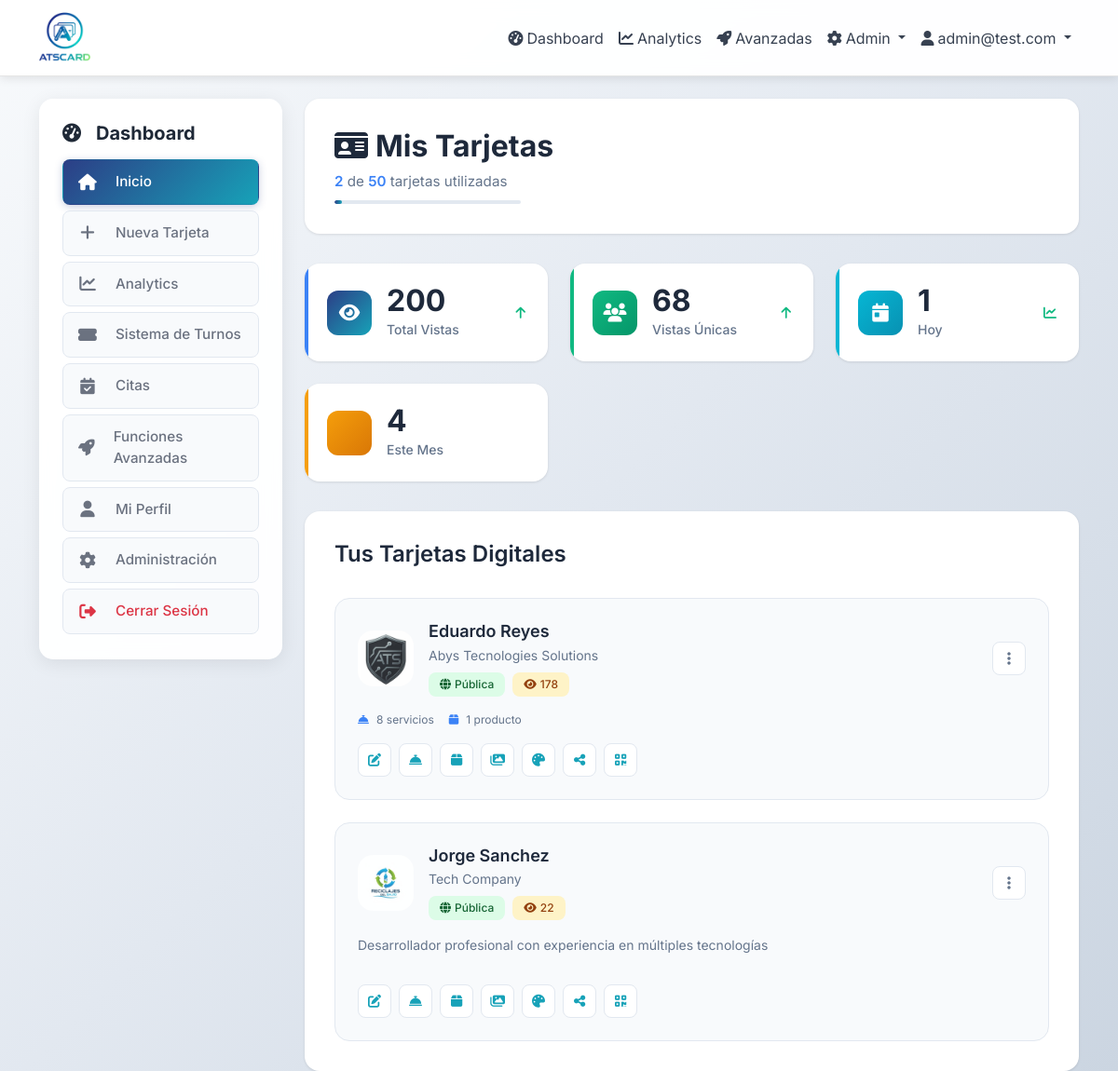
/dashboard/ (signed in), run on the app's committed database.
### app/models.py (models this page shows, shortened)
class User(UserMixin, db.Model):
    id = db.Column(db.Integer, primary_key=True)
    email = db.Column(db.String(120), unique=True, nullable=False, index=True)
    password_hash = db.Column(db.String(255), nullable=False)
    role = db.Column(Enum('admin', 'user', name='user_roles'), default='user', nullable=False)
    is_active = db.Column(db.Boolean, default=True, nullable=False)
    is_approved = db.Column(db.Boolean, default=False)
    approved_at = db.Column(db.DateTime)
    approved_by_id = db.Column(db.Integer)
    is_suspended = db.Column(db.Boolean, default=False)
    suspension_reason = db.Column(db.String(500))
    suspended_at = db.Column(db.DateTime)
    suspended_by_id = db.Column(db.Integer)
    max_cards = db.Column(db.Integer, default=1, nullable=False)
    last_login = db.Column(db.DateTime)
    total_views = db.Column(db.Integer, default=0)
    email_verified = db.Column(db.Boolean, default=False)
    email_verified_at = db.Column(db.DateTime)
    reset_token = db.Column(db.String(255))
    reset_token_expires = db.Column(db.DateTime)
    mobile_token = db.Column(db.String(255), nullable=True, index=True)  # Token para app móvil
    created_at = db.Column(db.DateTime, default=now_utc_for_db)
    updated_at = db.Column(db.DateTime, default=now_utc_for_db, onupdate=now_utc_for_db)
    cards = db.relationship('Card', backref='owner', lazy='dynamic', cascade='all, delete-orphan')
    ticket_system = db.relationship('TicketSystem', backref='owner', uselist=False, cascade='all, delete-orphan')
    def is_admin(self):
        return self.role == 'admin'

class Card(db.Model):
    id = db.Column(db.Integer, primary_key=True)
    owner_id = db.Column(db.Integer, db.ForeignKey('user.id'), nullable=False)
    slug = db.Column(db.String(100), unique=True, nullable=False, index=True)
    title = db.Column(db.String(200))  # e.g., "Lourdes Arellano - Salón & Spa"
    name = db.Column(db.String(100), nullable=False)
    job_title = db.Column(db.String(200))
    company = db.Column(db.String(200))
    phone = db.Column(db.String(20))
    email_public = db.Column(db.String(120))
    website = db.Column(db.String(255))
    location = db.Column(db.String(255))
    bio = db.Column(db.Text)
    theme_id = db.Column(db.Integer, db.ForeignKey('theme.id'), nullable=False)
    is_public = db.Column(db.Boolean, default=True, nullable=False)
    published_at = db.Column(db.DateTime)
    avatar_path = db.Column(db.String(255))  # Legacy - kept for backward compatibility
    avatar_square_path = db.Column(db.String(255))  # Square version for circle/rounded/square
    avatar_rect_path = db.Column(db.String(255))   # Rectangular version for rectangle shape
    require_customer_address = db.Column(db.Boolean, default=False, nullable=False)  # solicitar dirección en citas
    created_at = db.Column(db.DateTime, default=now_utc_for_db)
    updated_at = db.Column(db.DateTime, default=now_utc_for_db, onupdate=now_utc_for_db)
    instagram = db.Column(db.String(255))
    whatsapp_country = db.Column(db.String(10))  # Country code for WhatsApp (e.g., '+34')
    whatsapp = db.Column(db.String(20))  # Phone number without country code
    custom_layout = db.Column(db.Text)  # Store custom layout JSON from visual editor
    facebook = db.Column(db.String(255))
    linkedin = db.Column(db.String(255))
    twitter = db.Column(db.String(255))
    youtube = db.Column(db.String(255))
    tiktok = db.Column(db.String(255))
    telegram = db.Column(db.String(255))
    snapchat = db.Column(db.String(255))
    pinterest = db.Column(db.String(255))
    github = db.Column(db.String(255))
    behance = db.Column(db.String(255))
    dribbble = db.Column(db.String(255))
    primary_social_networks = db.Column(db.Text)
    services = db.relationship('Service', backref='card', lazy='dynamic', cascade='all, delete-orphan')
    products = db.relationship('Product', backref='card', lazy='dynamic', cascade='all, delete-orphan')
    gallery_items = db.relationship('GalleryItem', backref='card', lazy='dynamic', cascade='all, delete-orphan')
    def get_public_url(self):
        return f"/c/{self.slug}"
    def get_total_views(self):
        return self.views.count()
    def get_unique_views(self):
        from sqlalchemy import func
        return db.session.query(func.count(func.distinct(CardView.ip_address))).filter_by(card_id=self.id).scalar() or 0
    def get_views_today(self):
        start_utc, end_utc = get_date_range_utc(days=1)
        return self.views.filter(
            CardView.viewed_at >= start_utc,
            CardView.viewed_at <= end_utc
        ).count()
    def get_views_this_month(self):
        start_utc, end_utc = get_month_range_utc()
        return self.views.filter(
            CardView.viewed_at >= start_utc,
            CardView.viewed_at <= end_utc
        ).count()

### app/dashboard/routes.py (the view)
@bp.route('/')
@login_required
def index():
    cards = current_user.cards.all()
    total_views = sum(card.get_total_views() for card in cards)
    total_unique_views = sum(card.get_unique_views() for card in cards)
    total_views_today = sum(card.get_views_today() for card in cards)
    total_views_this_month = sum(card.get_views_this_month() for card in cards)
    stats = {
        'total_views': total_views,
        'unique_views': total_unique_views,
        'views_today': total_views_today,
        'views_this_month': total_views_this_month,
        'total_cards': len(cards),
        'public_cards': len([c for c in cards if c.is_public])
    }
    user_agent = request.headers.get('User-Agent', '').lower()
    is_mobile = any(keyword in user_agent for keyword in [
        'mobile', 'android', 'iphone', 'ipad', 'ipod', 'blackberry', 'windows phone'
    ])
    if is_mobile:
        return render_template('dashboard/index_pwa.html', cards=cards, stats=stats)
    else:
        return render_template('dashboard/index.html', cards=cards, stats=stats)

### app/templates/dashboard/index.html (shortened to what this page needs)
{% extends "base.html" %}
{% block content %}
<div class="row">
    <div class="col-md-3">
        {% include 'dashboard/_sidebar.html' %}
    </div>
    <div class="col-md-9">
        <div class="dashboard-header">
            <div class="header-content">
                <div class="header-left">
                    <h1 class="dashboard-title">
                        <i class="fas fa-id-card me-2"></i>Mis Tarjetas
                    </h1>
                    <div class="dashboard-subtitle">
                        <span class="card-count">{{ cards|length }}</span> de <span class="card-limit">{{ current_user.max_cards }}</span> tarjetas utilizadas
                        <div class="progress-bar-container">
                            <div class="progress-bar" style="width: {{ (cards|length / current_user.max_cards * 100) }}%"></div>
                        </div>
                    </div>
                </div>
            </div>
        </div>
        {% if cards and stats %}
        <div class="stats-grid">
            <div class="stat-card stat-primary">
                <div class="stat-icon">
                    <i class="fas fa-eye"></i>
                </div>
                <div class="stat-content">
                    <div class="stat-number">{{ stats.total_views }}</div>
                    <div class="stat-label">Total Vistas</div>
                </div>
                <div class="stat-trend">
                    <i class="fas fa-arrow-up"></i>
                </div>
            </div>
            <div class="stat-card stat-success">
                <div class="stat-icon">
                    <i class="fas fa-users"></i>
                </div>
                <div class="stat-content">
                    <div class="stat-number">{{ stats.unique_views }}</div>
                    <div class="stat-label">Vistas Únicas</div>
                </div>
                <div class="stat-trend">
                    <i class="fas fa-arrow-up"></i>
                </div>
            </div>
            <div class="stat-card stat-info">
                <div class="stat-icon">
                    <i class="fas fa-calendar-day"></i>
                </div>
                <div class="stat-content">
                    <div class="stat-number">{{ stats.views_today }}</div>
                    <div class="stat-label">Hoy</div>
                </div>
                <div class="stat-trend">
                    <i class="fas fa-chart-line"></i>
                </div>
            </div>
            <div class="stat-card stat-warning">
                <div class="stat-icon">
                </div>
                <div class="stat-content">
                    <div class="stat-number">{{ stats.views_this_month }}</div>
                    <div class="stat-label">Este Mes</div>
                </div>
            </div>
        </div>
        {% endif %}
        {% if cards %}
        <div class="cards-section">
            <h2 class="section-title">Tus Tarjetas Digitales</h2>
            <div class="cards-grid">
                {% for card in cards %}
                <div class="card-item">
                    <div class="card-header">
                        <div class="card-avatar">
                            {% if card.avatar_path %}
                                <img src="{{ url_for('static', filename='uploads/' + card.avatar_path) }}" alt="{{ card.name }}">
                            {% else %}
                                <div class="avatar-placeholder">
                                    <i class="fas fa-user"></i>
                                </div>
                            {% endif %}
                        </div>
                        <div class="card-info">
                            <h3 class="card-name">{{ card.title or card.name }}</h3>
                            {% if card.company %}
                                <div class="card-company">{{ card.company }}</div>
                            {% endif %}
                            <div class="card-status">
                                {% if card.is_public %}
                                    <span class="status-badge status-active">
                                        <i class="fas fa-globe"></i> Pública
                                    </span>
                                {% else %}
                                    <span class="status-badge status-draft">
                                        <i class="fas fa-lock"></i> Privada
                                    </span>
                                {% endif %}
                                {% if card.is_public and card.get_total_views() > 0 %}
                                    <span class="views-badge">
                                        <i class="fas fa-eye"></i> {{ card.get_total_views() }}
                                    </span>
                                {% endif %}
                            </div>
                        </div>
                        <div class="card-actions">
                            <div class="dropdown">
                                <button class="action-btn" data-bs-toggle="dropdown">
                                    <i class="fas fa-ellipsis-v"></i>
                                </button>
                            </div>
                        </div>
                    </div>
                    {% if card.bio %}
                    <div class="card-description">
                        {{ card.bio[:120] }}{% if card.bio|length > 120 %}...{% endif %}
                    </div>
                    {% endif %}
                    <div class="card-stats">
                        {% if card.services.count() > 0 %}
                            <div class="stat-item">
                                <i class="fas fa-concierge-bell"></i>
                                {{ card.services.count() }} servicio{{ 's' if card.services.count() > 1 }}
                            </div>
                        {% endif %}
                        {% if card.products.count() > 0 %}
                            <div class="stat-item">
                                <i class="fas fa-box"></i>
                                {{ card.products.count() }} producto{{ 's' if card.products.count() > 1 }}
                            </div>
                        {% endif %}
                    </div>
                    <div class="card-quick-actions">
                        <a href="{{ url_for('dashboard.edit_card', id=card.id) }}" class="quick-btn quick-edit">
                            <i class="fas fa-edit"></i>
                        </a>
                        <a href="{{ url_for('dashboard.card_services', id=card.id) }}" class="quick-btn quick-services">
                            <i class="fas fa-concierge-bell"></i>
                        </a>
                        <a href="{{ url_for('dashboard.card_products', id=card.id) }}" class="quick-btn quick-products">
                            <i class="fas fa-box"></i>
                        </a>
                        <a href="{{ url_for('dashboard.card_gallery', id=card.id) }}" class="quick-btn quick-gallery">
                            <i class="fas fa-images"></i>
                        </a>
                        <a href="{{ url_for('dashboard.card_theme', id=card.id) }}" class="quick-btn quick-theme">
                            <i class="fas fa-palette"></i>
                        </a>
                        <a href="{{ url_for('dashboard.card_social_networks', id=card.id) }}" class="quick-btn quick-social">
                            <i class="fas fa-share-alt"></i>
                        </a>
                        <a href="{{ url_for('dashboard.card_qr', id=card.id) }}" class="quick-btn quick-qr">
                            <i class="fas fa-qrcode"></i>
                        </a>
                    </div>
                </div>
                {% endfor %}
            </div>
        </div>
        {% endif %}
        </div>
    </div>
</div>
{% endblock %}

### app/templates/base.html (shortened to what this page needs)
<!DOCTYPE html>
<html lang="es">
<head>
    <link href="https://cdn.jsdelivr.net/npm/bootstrap@5.3.0/dist/css/bootstrap.min.css" rel="stylesheet">
    <link href="https://cdnjs.cloudflare.com/ajax/libs/font-awesome/6.4.0/css/all.min.css" rel="stylesheet">
</head>
<body>
    <nav class="navbar navbar-expand-lg navbar-light mb-4">
        <div class="container">
            <a class="navbar-brand d-flex align-items-center" href="{{ url_for('index') }}">
                <img src="{{ url_for('static', filename='logo/logoNB.png') }}" alt="ATScard" class="navbar-logo me-2">
            </a>
            <div class="collapse navbar-collapse" id="navbarNav">
                <ul class="navbar-nav ms-auto">
                    {% if current_user.is_authenticated %}
                        <li class="nav-item">
                            <a class="nav-link" href="{{ url_for('dashboard.index') }}">
                                <i class="fas fa-tachometer-alt me-1"></i>Dashboard
                            </a>
                        </li>
                        <li class="nav-item">
                            <a class="nav-link" href="{{ url_for('dashboard.analytics') }}">
                                <i class="fas fa-chart-line me-1"></i>Analytics
                            </a>
                        </li>
                        <li class="nav-item">
                            <a class="nav-link" href="{{ url_for('dashboard.advanced_features') }}">
                                <i class="fas fa-rocket me-1"></i>Avanzadas
                            </a>
                        </li>
                        {% if current_user.is_admin() %}
                        <li class="nav-item dropdown">
                            <a class="nav-link dropdown-toggle" href="#" role="button" data-bs-toggle="dropdown">
                                <i class="fas fa-cog me-1"></i>Admin
                            </a>
                        </li>
                        {% endif %}
                        <li class="nav-item dropdown">
                            <a class="nav-link dropdown-toggle" href="#" role="button" data-bs-toggle="dropdown">
                                <i class="fas fa-user me-1"></i>{{ current_user.email }}
                            </a>
                        </li>
                    {% endif %}
                </ul>
            </div>
        </div>
    </nav>
    <div class="container">
        {% block content %}{% endblock %}
</body>
</html>

### data on the page
User: email "admin@test.com", max_cards "50"
Card: avatar_path (picture), title+name "Eduardo Reyes", company "Abys Tecnologies Solutions", is_public True (drawn), get_total_views "178", services.count "8", services "s", products.count "1"
Card: avatar_path (picture), title+name "Jorge Sanchez", company "Tech Company", is_public True (drawn), get_total_views "22", bio "Desarrollador profesional con experiencia en múltiples tecnologías"

### other printed values
{{ cards|length }} "2"
{{ stats.total_views }} "200"
{{ stats.unique_views }} "68"
{{ stats.views_today }} "1"
{{ stats.views_this_month }} "4"
